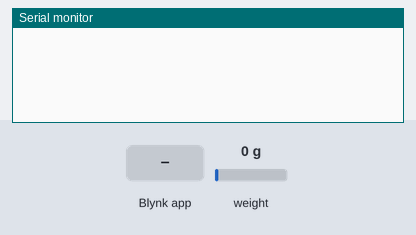
A sketch run on a simulated ESP8266 (NodeMCU). Shown: the last lines printed to the serial monitor. The inputs (shaded band) are chosen by the test bench; at power-on: weight on the scale 0 g. WiFi joins after 1.5 s; servers stay silent unless stated.

Above: at 4.0 s.
4.1 s: weight on the scale set to 100 g
At 5.2 s:
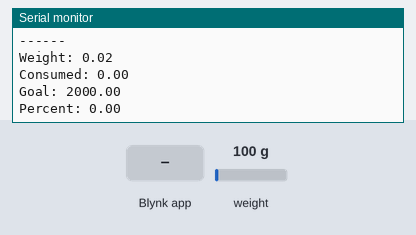
6.3 s: Blynk app writes 1 to V1
7.8 s: Blynk app writes 200 to V1
9.3 s: weight on the scale set to 1250 g
At 11.0 s:
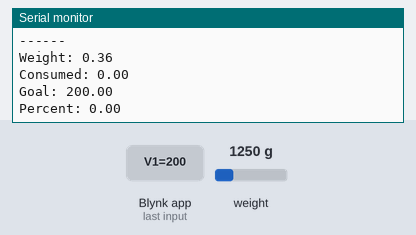
Timing chart, 0 to 11.8 s (numbered marks = the images above; inputs shaded):
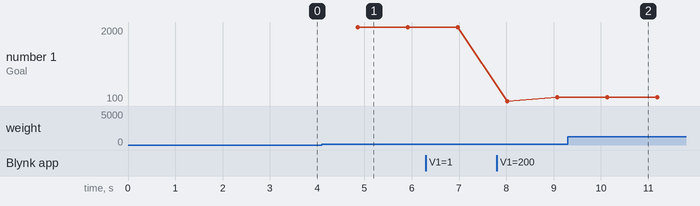

The sketch:

sketch.ino
```cpp
#define BLYNK_TEMPLATE_ID "TMPL3Jy0mHmaB"
#define BLYNK_TEMPLATE_NAME "Smart Hydration"
#define BLYNK_AUTH_TOKEN "Lp7QTacGumVz4kEYg5Ljd5_KIRcx7HVd"

#include <ESP8266WiFi.h>
#include <BlynkSimpleEsp8266.h>
#include "HX711.h"

// -------- WIFI --------
char ssid[] = "Nayakwadi";
char pass[] = "8530812055";

// -------- HX711 --------
#define DT D2
#define SCK D3
HX711 scale;

// -------- CALIBRATION --------
float calibration_factor = -16400;  // change this after calibration

// -------- VARIABLES --------
float weight = 0;
float stableWeight = 0;
float initialWeight = -1;   // FIX: start with -1
float consumed = 0;
float goal = 2000;          // default goal (ml)

BlynkTimer timer;

// -------- STABLE WEIGHT FUNCTION --------
float getWeight() {
  float sum = 0;

  for (int i = 0; i < 10; i++) {
    sum += scale.get_units();
    delay(5);
  }

  float avg = sum / 10;

  if (avg < 0) avg = 0;

  // smoothing filter
  stableWeight = (0.7 * stableWeight) + (0.3 * avg);

  return stableWeight;
}

// -------- RECEIVE GOAL FROM BLYNK --------
BLYNK_WRITE(V1) {
  goal = param.asFloat();

  if (goal < 100) goal = 100;  // safety
}

// -------- MAIN FUNCTION --------
void sendData() {

  if (!scale.is_ready()) {
    Serial.println("HX711 ERROR");
    return;
  }

  weight = getWeight();

  // FIX: Set initial weight correctly
  if (initialWeight < 0 && weight > 20) {
    initialWeight = weight;
    Serial.println("Initial Weight Set");
  }

  // Calculate consumed
  consumed = initialWeight - weight;

  if (consumed < 0) consumed = 0;

  // Percentage
  float percent = (consumed / goal) * 100;

  if (percent > 100) percent = 100;

  // Status
  String status;

  if (percent < 30) status = "Drink Water!";
  else if (percent < 80) status = "Keep Going";
  else status = "Goal Completed";

  // Debug
  Serial.println("------");
  Serial.print("Weight: "); Serial.println(weight);
  Serial.print("Consumed: "); Serial.println(consumed);
  Serial.print("Goal: "); Serial.println(goal);
  Serial.print("Percent: "); Serial.println(percent);

  // Send to Blynk
  Blynk.virtualWrite(V0, weight);
  Blynk.virtualWrite(V2, consumed);
  Blynk.virtualWrite(V3, percent);
  Blynk.virtualWrite(V4, status);
}

// -------- SETUP --------
void setup() {
  Serial.begin(9600);

  scale.begin(DT, SCK);
  scale.set_scale(calibration_factor);
  scale.tare();

  Blynk.begin(BLYNK_AUTH_TOKEN, ssid, pass);

  timer.setInterval(1000L, sendData);
}

// -------- LOOP --------
void loop() {
  Blynk.run();
  timer.run();
}
```

Measured:
- after the input at 4.1 s, the serial monitor: prints a new line after 0.75 s (image 1)
- after the input at 9.3 s, the serial monitor: prints a new line after 0.84 s (image 2)
- plotted number 1: 2000 → 200 after the input at 7.8 s
